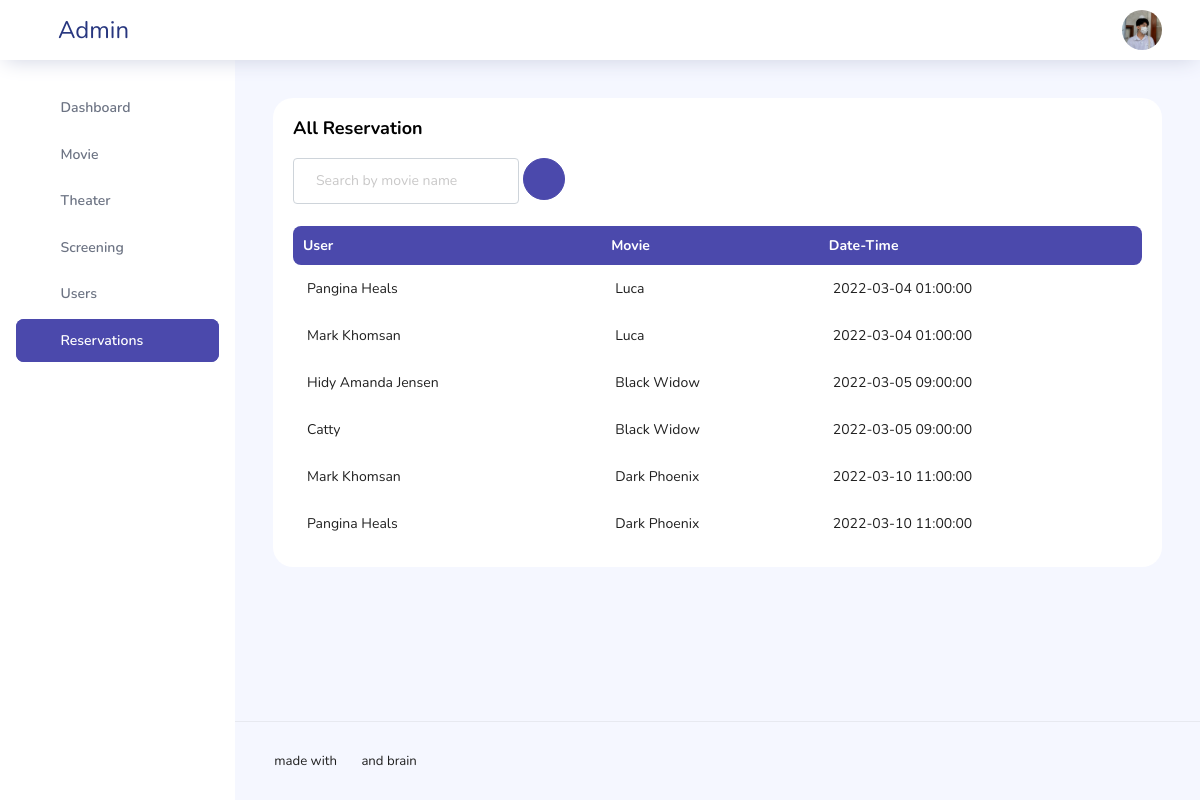
/admin/res.php (signed in), run on the app's committed database.
### tables this page shows
CREATE TABLE `reservation` (
  `id` int NOT NULL,
  `user_id` int NOT NULL,
  `show_id` int NOT NULL
);

CREATE TABLE `users` (
  `id` int NOT NULL,
  `name` varchar(100) NOT NULL,
  `mobile_number` varchar(10) NOT NULL,
  `email` varchar(50) NOT NULL,
  `password` varchar(50) NOT NULL
);

CREATE TABLE `movie` (
  `id` int NOT NULL,
  `name` varchar(100) NOT NULL,
  `description` text NOT NULL,
  `director` varchar(100) NOT NULL,
  `duration` varchar(20) NOT NULL,
  `languages` varchar(100) NOT NULL,
  `price_per_tic` int NOT NULL,
  `trailers` text NOT NULL,
  `category` text NOT NULL,
  `photo` text NOT NULL
);

CREATE TABLE `show_movie` (
  `id` int NOT NULL,
  `datetime` datetime NOT NULL,
  `movie_id` int NOT NULL,
  `theater_id` int NOT NULL
);

### admin/inc/session.php (called while the page is built, shortened)
<?php
	include 'inc/conn.php';
	$sql = "SELECT * FROM admin WHERE id = '".$_SESSION['admin']."'";
	$query = $conn->query($sql);
	$user = $query->fetch_assoc();
?>

### admin/res.php (the view, shortened to what this page needs)
<?php include 'inc/session.php'; ?>
<?php include 'inc/header.php'; ?>
<body>
    <div class="container-scroller">
        <?php include 'inc/navbar.php'; ?>
        <div class="container-fluid page-body-wrapper">
            <?php include 'inc/sidebar.php'; ?>
            <div class="main-panel">
                <div class="content-wrapper">
                    <div class="row">
                        <div class="col-md-12 grid-margin stretch-card">
                            <div class="card">
                                <div class="card-body">
                                    <p class="card-title">All Reservation</p>
                                    <?php
                                    if (isset($_POST['search'])) {
                                        $search = $_POST['search'];
                                        $sql = "SELECT reservation.id as resid,users.name as uname,movie.name as mname,show_movie.datetime as sdate from reservation
                                        inner join show_movie inner join movie on show_movie.id = reservation.show_id and movie.id = show_movie.movie_id
                                        inner join users on users.id = reservation.user_id
                                        WHERE movie.name LIKE '%$search%' order by show_movie.datetime";
                                    } else {
                                        $sql = "SELECT reservation.id as resid,users.name as uname,movie.name as mname,show_movie.datetime as sdate from reservation
                                        inner join show_movie inner join movie on show_movie.id = reservation.show_id and movie.id = show_movie.movie_id
                                        inner join users on users.id = reservation.user_id
                                        order by show_movie.datetime
                                        ";
                                    }
                                    $query = $conn->query($sql);
                                    ?>
                                    <form action="" method="post">
                                        <div class="input-group">
                                            <div class="form-outline">
                                                <input type="search" id="search" name="search" class="form-control" placeholder="Search by movie name" value="<?php echo @$_POST['search']; ?>" />
                                            </div> &nbsp;
                                            <button type="submit" class="btn btn-primary btn-rounded btn-icon">
                                                <i class="ti-search"></i>
                                            </button>
                                        </div>
                                    </form>
                                    <br>
                                    <div class="row">
                                        <div class="col-12">
                                            <div class="table-responsive">
                                                <table class="display expandable-table" style="width:100%">
                                                    <thead>
                                                        <tr>
                                                            <th>User</th>
                                                            <th>Movie</th>
                                                            <th>Date-Time</th>
                                                        </tr>
                                                    </thead>
                                                    <tbody>
                                                        <?php
                                                        while ($row = $query->fetch_assoc()) {
                                                            echo "
                                                    <tr>
                                                    <td>" . $row['uname'] . "</td>
                                                    <td>" . $row['mname'] . "</td>
                                                    <td>" . $row['sdate'] . "</td>
                                                    </tr>
                                                ";
                                                        }
                                                        ?>
                                                    </tbody>
                                                </table>
                                            </div>
                                        </div>
                                    </div>
                                </div>
                            </div>
                        </div>
                    </div>
                </div>
                <?php include 'inc/footer.php'; ?>
            </div>
        </div>
    </div>
</body>
</html>

### admin/inc/navbar.php (shortened to what this page needs)
<nav class="navbar col-lg-12 col-12 p-0 fixed-top d-flex flex-row">
  <div class="text-center navbar-brand-wrapper d-flex align-items-center justify-content-center">
    <a class="navbar-brand brand-logo mr-5" href="home.php">Admin</a>
  </div>
  <div class="navbar-menu-wrapper d-flex align-items-center justify-content-end">
    <button class="navbar-toggler navbar-toggler align-self-center" type="button" data-toggle="minimize">
      <span class="icon-menu"></span>
    </button>
    <ul class="navbar-nav navbar-nav-right">
      <?php
        $adminphoto = $user['photo'];
      ?>
      <li class="nav-item nav-profile dropdown">
        <a class="nav-link dropdown-toggle" href="#" data-toggle="dropdown" id="profileDropdown">
          <img src="images/admin/<?php echo $adminphoto ?>" alt="profile" />
        </a>
      </li>
    </ul>
  </div>
</nav>

### data on the page
reservation: user.name "Pangina Heals", movie.name "Luca", show.datetime "2022-03-04 01:00:00"
reservation: user.name "Mark Khomsan", movie.name "Luca", show.datetime "2022-03-04 01:00:00"
reservation: user.name "Hidy Amanda Jensen", movie.name "Black Widow", show.datetime "2022-03-05 09:00:00"
reservation: user.name "Catty", movie.name "Black Widow", show.datetime "2022-03-05 09:00:00"
reservation: user.name "Mark Khomsan", movie.name "Dark Phoenix", show.datetime "2022-03-10 11:00:00"
reservation: user.name "Pangina Heals", movie.name "Dark Phoenix", show.datetime "2022-03-10 11:00:00"
